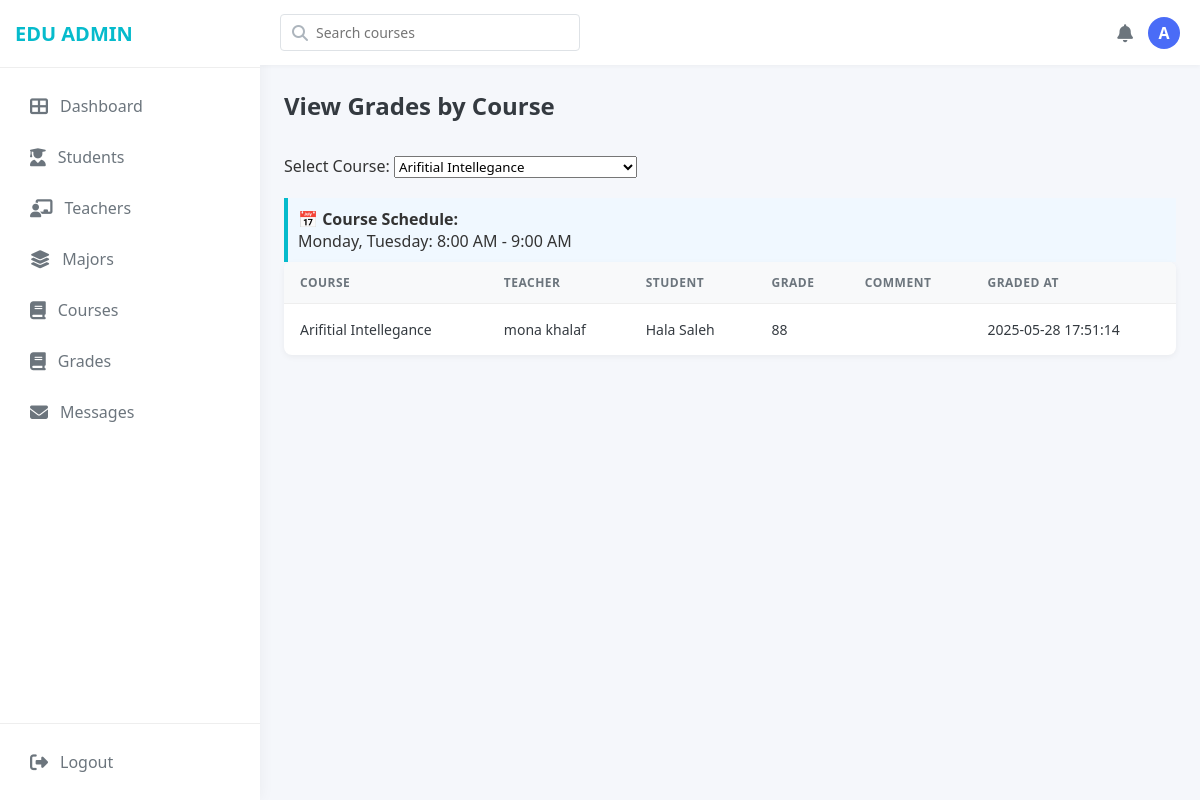
Page /admin_grades.php?course_id=51 (signed in) on the committed database.
### tables this page shows
CREATE TABLE IF NOT EXISTS `course_schedule` (
  `id` int NOT NULL AUTO_INCREMENT,
  `course_id` int NOT NULL,
  `day_of_week` enum('Monday','Tuesday','Wednesday','Thursday','Friday','Saturday','Sunday') NOT NULL,
  `start_time` time NOT NULL,
  `end_time` time NOT NULL,
  `room_number` varchar(100) DEFAULT NULL,
  PRIMARY KEY (`id`),
  KEY `course_id` (`course_id`)
);

CREATE TABLE IF NOT EXISTS `grades` (
  `id` int NOT NULL AUTO_INCREMENT,
  `course_id` int NOT NULL,
  `teacher_id` int NOT NULL,
  `student_id` int NOT NULL,
  `grade` varchar(10) DEFAULT NULL,
  `comment` text,
  `graded_at` timestamp NULL DEFAULT CURRENT_TIMESTAMP,
  PRIMARY KEY (`id`),
  UNIQUE KEY `unique_grade` (`course_id`,`teacher_id`,`student_id`)
);

CREATE TABLE IF NOT EXISTS `course` (
  `id` int NOT NULL AUTO_INCREMENT,
  `title` varchar(255) NOT NULL,
  `description` text,
  `price` decimal(10,2) DEFAULT NULL,
  `image` varchar(255) DEFAULT NULL,
  `major_id` int DEFAULT NULL,
  `schedule_duration` varchar(50) NOT NULL,
  `course_name` varchar(255) NOT NULL,
  `room_number` varchar(50) DEFAULT NULL,
  PRIMARY KEY (`id`),
  KEY `major_id` (`major_id`)
);

CREATE TABLE IF NOT EXISTS `users` (
  `id` int NOT NULL AUTO_INCREMENT,
  `email` varchar(100) DEFAULT NULL,
  `password` varchar(255) DEFAULT NULL,
  `role` enum('student','teacher','admin') DEFAULT NULL,
  `first_name` varchar(100) DEFAULT NULL,
  `last_name` varchar(100) DEFAULT NULL,
  `username` varchar(50) DEFAULT NULL,
  `reset_token` varchar(255) DEFAULT NULL,
  `reset_token_expire` datetime DEFAULT NULL,
  `login_time` datetime DEFAULT CURRENT_TIMESTAMP,
  `major_id` int DEFAULT NULL,
  `phone` varchar(20) DEFAULT NULL,
  PRIMARY KEY (`id`),
  UNIQUE KEY `email` (`email`),
  KEY `username_2` (`username`),
  KEY `username_3` (`username`)
);

### admin_grades.php (the view, shortened to what this page needs)
<?php
include 'db.php';
$selected_course_id = isset($_GET['course_id']) ? (int)$_GET['course_id'] : 0;
$courses = $conn->query("SELECT id, title FROM course");
$grades = null;
$schedule_text = '';
if ($selected_course_id) {
    $schedule_stmt = $conn->prepare("
        SELECT day_of_week, start_time, end_time
        FROM course_schedule
        WHERE course_id = ?
    ");
    $schedule_stmt->bind_param("i", $selected_course_id);
    $schedule_stmt->execute();
    $schedule_result = $schedule_stmt->get_result();
    $grouped = [];
    while ($row = $schedule_result->fetch_assoc()) {
        $time = date("g:i A", strtotime($row['start_time'])) . " - " . date("g:i A", strtotime($row['end_time']));
        $grouped[$time][] = $row['day_of_week'];
    }
    foreach ($grouped as $time => $days) {
        $schedule_text .= implode(', ', $days) . ": $time<br>";
    }
    $stmt = $conn->prepare("
        SELECT
            t.first_name AS teacher_first,
            t.last_name AS teacher_last,
            s.first_name AS student_first,
            s.last_name AS student_last,
            g.grade,
            g.comment,
            g.graded_at,
            c.title AS course_title
        FROM grades g
        JOIN users s ON g.student_id = s.id
        JOIN users t ON g.teacher_id = t.id
        JOIN course c ON g.course_id = c.id
        WHERE g.course_id = ?
        ORDER BY t.last_name, s.last_name
    ");
    $stmt->bind_param("i", $selected_course_id);
    $stmt->execute();
    $grades = $stmt->get_result();
}
?>
<!DOCTYPE html>
<html lang="en">
<head>
  <link rel="stylesheet" href="https://cdnjs.cloudflare.com/ajax/libs/font-awesome/6.4.0/css/all.min.css">
  <link rel="stylesheet" href="student.css">
</head>
<body>
<div class="dashboard-container">
  <div class="sidebar">
    <div class="sidebar-header"><h1 class="logo">EDU ADMIN</h1></div>
    <div class="sidebar-menu">
      <nav>
        <a href="dashboard.php" class="menu-item"><i class="fas fa-th-large"></i><span>Dashboard</span></a>
        <a href="students.php" class="menu-item"><i class="fas fa-user-graduate"></i><span>Students</span></a>
        <a href="admin teacher.php" class="menu-item"><i class="fas fa-chalkboard-teacher"></i><span>Teachers</span></a>
        <a href="majors.php" class="menu-item"><i class="fas fa-layer-group"></i><span>Majors</span></a>
        <a href="courses.php" class="menu-item"><i class="fas fa-book"></i><span>Courses</span></a>
        <a href="admin_grades.php" class="menu-item"><i class="fas fa-book"></i><span>Grades</span></a>
        <a href="admin_messages.php" class="menu-item"><i class="fas fa-envelope"></i><span>Messages</span></a>
      </nav>
    </div>
    <div class="sidebar-footer">
      <a href="admin_logout.php" class="menu-item"><i class="fas fa-sign-out-alt"></i><span>Logout</span></a>
    </div>
  </div>
  <div class="main-content">
    <header class="top-nav">
      <div class="search-container"><i class="fas fa-search"></i><input type="search" placeholder="Search courses" class="search-input"></div>
      <div class="user-menu"><div class="notifications"><i class="fas fa-bell"></i></div><div class="user-avatar">A</div></div>
    </header>
    <main class="dashboard-content">
      <h1 class="page-title">View Grades by Course</h1>
      <form method="get" class="mb-4">
        <label for="course_id" class="form-label">Select Course:</label>
        <select name="course_id" id="course_id" class="form-select" onchange="this.form.submit()" style="margin-top: 10px;">
          <?php while ($course = $courses->fetch_assoc()): ?>
              <option value="<?= $course['id'] ?>" <?= ($course['id'] == $selected_course_id ? 'selected' : '') ?>>
                  <?= htmlspecialchars($course['title']) ?>
              </option>
          <?php endwhile; ?>
        </select>
      </form>
      <?php if ($schedule_text): ?>
        <div style="margin-top: 20px; padding: 10px; background-color: #f0f8ff; border-left: 4px solid #06BBCC;">
          <strong>📅 Course Schedule:</strong><br>
          <?= $schedule_text ?>
        </div>
      <?php endif; ?>
      <?php if ($grades && $grades->num_rows > 0): ?>
        <div class="table-container">
          <table class="data-table">
            <thead>
              <tr>
                <th>Course</th>
                <th>Teacher</th>
                <th>Student</th>
                <th>Grade</th>
                <th>Comment</th>
                <th>Graded At</th>
              </tr>
            </thead>
            <tbody>
              <?php while ($row = $grades->fetch_assoc()): ?>
                <tr>
                  <td><?= htmlspecialchars($row['course_title']) ?></td>
                  <td><?= htmlspecialchars($row['teacher_first'] . ' ' . $row['teacher_last']) ?></td>
                  <td><?= htmlspecialchars($row['student_first'] . ' ' . $row['student_last']) ?></td>
                  <td><?= htmlspecialchars($row['grade']) ?></td>
                  <td><?= htmlspecialchars($row['comment']) ?></td>
                  <td><?= htmlspecialchars($row['graded_at']) ?></td>
                </tr>
              <?php endwhile; ?>
            </tbody>
          </table>
        </div>
      <?php elseif ($selected_course_id): ?>
        <p>No grades available for this course.</p>
      <?php endif; ?>
    </main>
  </div>
</div>
</body>
</html>

### student.css (style rules this page uses)
* { margin: 0; padding: 0; box-sizing: border-box; font-family: 'Segoe UI', Tahoma, Geneva, Verdana, sans-serif; }
body { background-color: #f5f7fb; color: #333; }
a { text-decoration: none; color: inherit; }
.dashboard-container { display: flex; min-height: 100vh; }
.sidebar { width: 260px; background-color: #fff; box-shadow: 0 0 15px rgba(0, 0, 0, 0.05); display: flex; flex-direction: column; transition: all 0.3s ease; }
.sidebar-header { padding: 20px 15px; border-bottom: 1px solid #eee; display: flex; align-items: center; }
.logo { font-size: 20px; font-weight: 700; color: #06BBCC; }
.sidebar-menu { flex-grow: 1; padding: 15px; }
.sidebar-menu nav { display: flex; flex-direction: column; gap: 5px; }
.menu-item { display: flex; align-items: center; padding: 12px 15px; border-radius: 6px; color: #6c757d; transition: all 0.2s ease; }
.menu-item i { margin-right: 12px; font-size: 18px; }
.sidebar-footer { padding: 15px; border-top: 1px solid #eee; }
.main-content { flex: 1; display: flex; flex-direction: column; overflow-x: hidden; }
.top-nav { background-color: #fff; box-shadow: 0 2px 4px rgba(0, 0, 0, 0.03); padding: 0 20px; height: 65px; display: flex; align-items: center; justify-content: space-between; position: sticky; top: 0; z-index: 100; }
.search-container { position: relative; width: 300px; }
.search-container i { position: absolute; left: 12px; top: 50%; transform: translateY(-50%); color: #adb5bd; }
.search-input { width: 100%; padding: 8px 12px 8px 35px; border: 1px solid #dee2e6; border-radius: 4px; font-size: 14px; outline: none; transition: border-color 0.3s; }
.user-menu { display: flex; align-items: center; gap: 15px; }
.notifications { position: relative; color: #6c757d; font-size: 18px; cursor: pointer; }
.user-avatar { width: 32px; height: 32px; border-radius: 50%; background-color: #4a6cf7; color: #fff; display: flex; align-items: center; justify-content: center; font-weight: 600; cursor: pointer; }
.dashboard-content { padding: 24px; flex: 1; }
.page-title { font-size: 24px; font-weight: 600; color: #343a40; margin-bottom: 24px; }
.table-container { background-color: #fff; border-radius: 8px; box-shadow: 0 2px 6px rgba(0, 0, 0, 0.05); overflow: hidden; }
.data-table { width: 100%; border-collapse: collapse; }
.data-table th { background-color: #f8f9fa; text-align: left; padding: 12px 16px; font-size: 12px; font-weight: 600; color: #6c757d; text-transform: uppercase; letter-spacing: 0.5px; }
.data-table td { padding: 16px; border-top: 1px solid #eee; font-size: 14px; color: #343a40; }

### rows in the picture
course_schedule: days "Monday, Tuesday", time "8:00 AM - 9:00 AM"
grades: course.title "Arifitial Intellegance", users.first_name+last_name "mona khalaf", users.first_name+last_name "Hala Saleh", grade "88", graded_at "2025-05-28 17:51:14"

### other values in the picture
form field course_id "Arifitial Intellegance"
